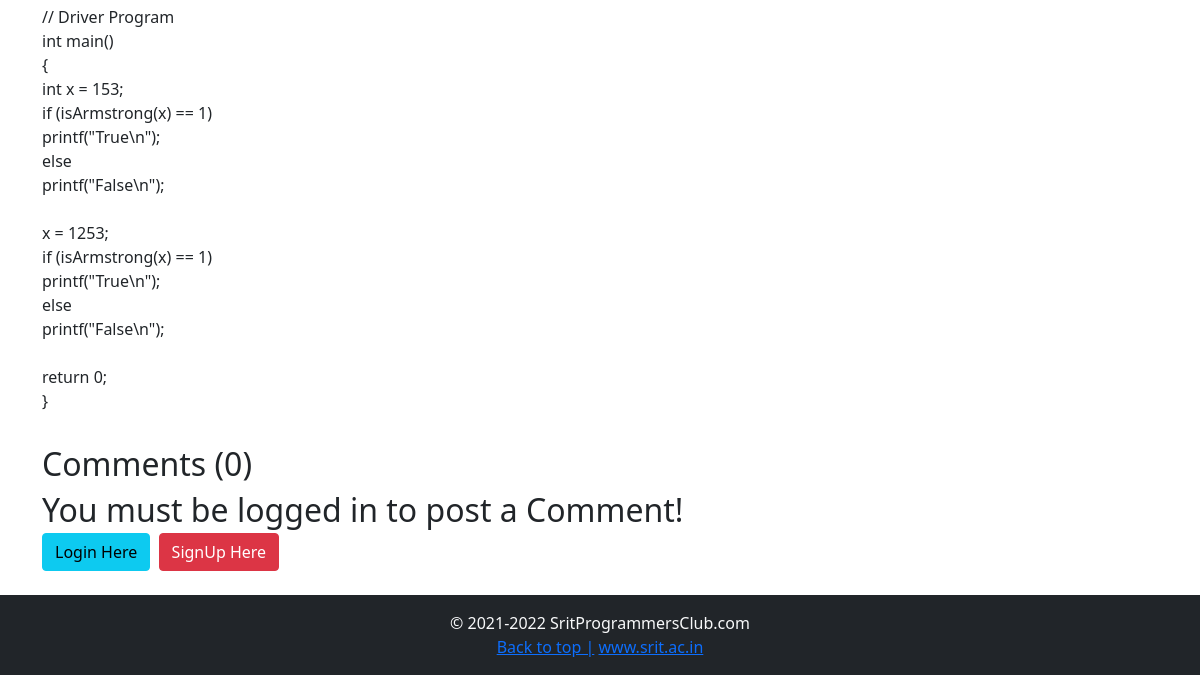
The page /blog/program-for-armstrong-numbers (lower part) on the database as committed earlier.
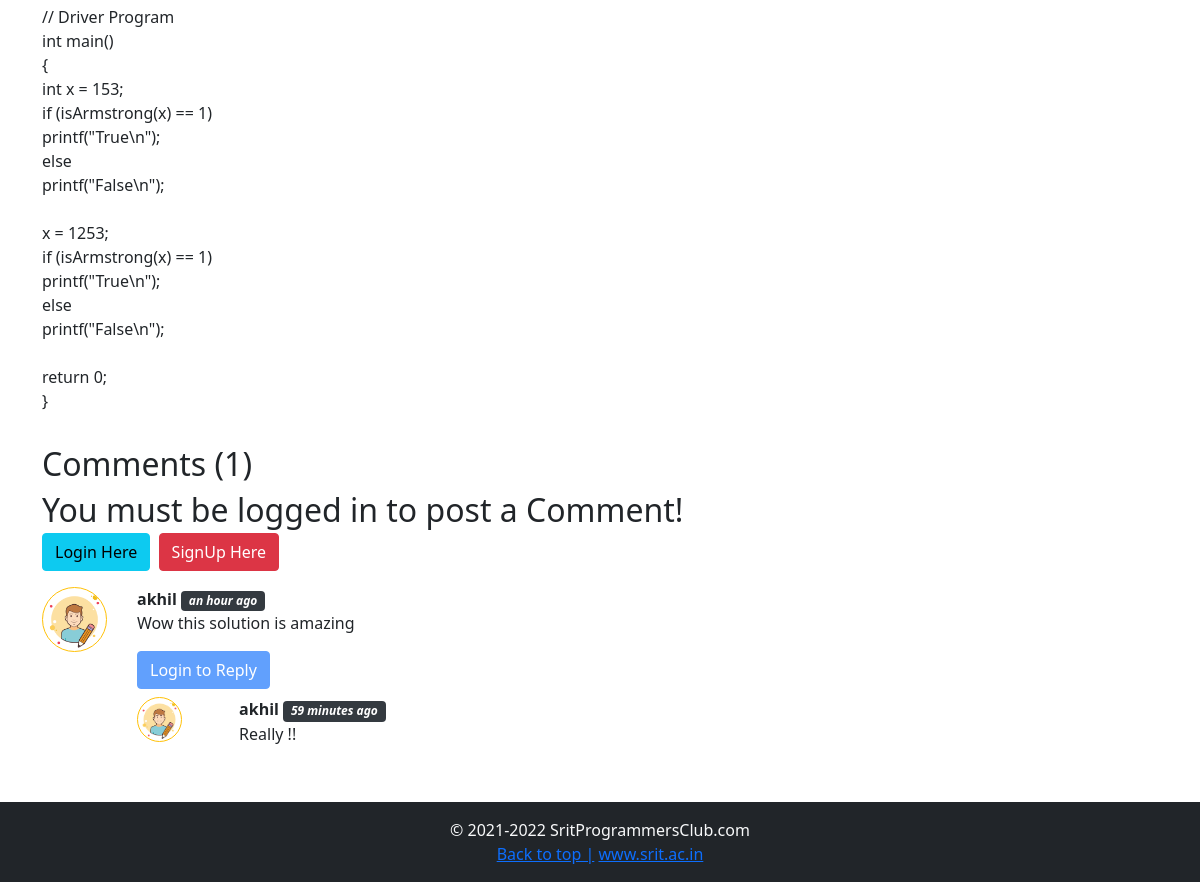
The same page on the database as committed later.
### blog/models.py (models this page shows, shortened)
class BlogComment(models.Model):
    sno = models.AutoField(primary_key=True)
    comment = models.TextField()
    user = models.ForeignKey(User, on_delete=models.CASCADE)
    post = models.ForeignKey(Post, on_delete=models.CASCADE)
    parent = models.ForeignKey('self', on_delete=models.CASCADE, null=True)
    timestamp = models.DateTimeField(default=now)

### blog/views.py (the view)
# urls.py: path('<str:slug>', views.blogPost, name='blogPost'),
def blogPost(request, slug):
    post = Post.objects.filter(slug=slug).first()
    comments = BlogComment.objects.filter(post=post, parent=None)
    replies = BlogComment.objects.filter(post=post).exclude(parent=None)
    replyDict={}
    for reply in replies:
        if reply.parent.sno not in replyDict.keys():
            replyDict[reply.parent.sno]=[reply]
        else:
            replyDict[reply.parent.sno].append(reply)
    context = {'post': post,'comments': comments, 'user': request.user, 'replyDict': replyDict}
    return render(request,'blog/blogPost.html', context)

### blog/templatetags/extras.py (called while the page is built)
@register.filter(name='get_val')
def get_val(dict, key):
    return dict.get(key)

### templates/blog/blogPost.html (shortened to what the changed rows need)
{% extends 'home/base.html' %}
{% block body %}
{% load humanize %}
{% load extras %}
<div class="d-flex flex-wrap align-content-center">
        <div class="container my-3">
                <h2>Comments ({{comments.count}})</h2>
                <div class="my-2">
                        {% if user.is_authenticated %}
                        <form action="/blog/postComment" method="post">
                                {% csrf_token %}
                                <div class="form-group">
                                        <label type="text">Add a comment</label>
                                        <textarea name="comment" class="form-control"
                                                placeholder="Add a public comment..." style="border:1px solid black"
                                                required></textarea>
                                </div>
                                <input type="hidden" name="postSno" value="{{post.sno}}">
                                <input type="hidden" name="parentSno" value="">
                                <button type="submit" class="btn btn-primary">Post</button>
                        </form>
                        {%else%}
                        <h2>You must be logged in to post a Comment!</2>
                                <div>
                                        <button type="button" class="btn btn-info" data-toggle="modal"
                                                data-target="#loginModal">Login Here</button>
                                        <button type="button" class="btn btn-danger" data-toggle="modal"
                                                data-target="#signupModal">SignUp Here</button>
                                </div>
                                {% endif %}
                </div>
                {% for comment in comments %}
                <div class="row my-3">
                        <div class="col-md-1 rounded-circle">
                                <img src="/static/img/user.png" alt="User Img" style="width:65px; height:65px;" class="rounded-circle border border-warning">
                        </div>
                        <div class="col-md-11"><b>{{comment.user.username}}</b> <span
                                        class="badge badge-dark"><i>{{comment.timestamp|naturaltime}}</i></span><br>
                                {{comment.comment|linebreaks}}
                                <div class="reply.mx-0">
                                        {% if user.is_authenticated %}
                                        <button class="btn btn-primary" type="button" data-toggle="collapse"
                                                data-target="#replyBox{{comment.sno}}" aria-expanded="false">
                                                Reply
                                        </button>
                                        <div class="collapse" id="replyBox{{comment.sno}}">
                                                <div class="card card-body my-3">
                                                        <form action="/blog/postComment" method="post">
                                                                {% csrf_token %}
                                                                <div class="form-group">
                                                                        <label type="text">Add a Reply</label>
                                                                        <textarea name="comment" class="form-control"
                                                                                placeholder="Add a public reply..."
                                                                                style="border:1px solid black"
                                                                                required></textarea>
                                                                        <input type="hidden" name="parentSno"
                                                                                value="{{comment.sno}}">
                                                                </div>
                                                                <input type="hidden" name="postSno"
                                                                        value="{{post.sno}}">
                                                                <button type="submit"
                                                                        class="btn btn-primary">Post</button>
                                                        </form>
                                                </div>
                                        </div>
                                        {%else%}
                                        <button class="btn btn-primary" type="button" data-toggle="collapse"
                                                data-target="#replyBox{{comment.sno}}" aria-expanded="false" disabled>
                                                Login to Reply
                                        </button>
                                        {% endif %}
                                        <div class="replies my-2">
                                                {% for reply in replyDict|get_val:comment.sno %}
                                                <div class="row my-2">
                                                        <div class="col-md-1 rounded-circle">
                                                                <img src="/static/img/user.png" alt="User Img"
                                                                        style="width:45px; height:45px;" class="rounded-circle border border-warning">
                                                        </div>
                                                        <div class="col-md-11">
                                                                <div class="col-md-11"><b>{{reply.user.username}}</b>
                                                                        <span
                                                                                class="badge badge-dark"><i>{{reply.timestamp|naturaltime}}</i></span>
                                                                        {{reply.comment|linebreaks}}
                                                                </div>
                                                        </div>
                                                        {% endfor %}
                                                </div>
                                        </div>
                                </div>
                        </div>
                        {% endfor %}
                </div>
        </div>
        {% endblock body %}

Rows that differ between the two databases and show on the page:
added BlogComment: user.username "akhil", timestamp "an hour ago", comment "Wow this solution is amazing", shown under "You must be logged in to post a Comment!"
added BlogComment: user.username "akhil", timestamp "59 minutes ago", comment "Really !!"
Other text that changed with them:
{{ comments.count }}: "0" → "1"
